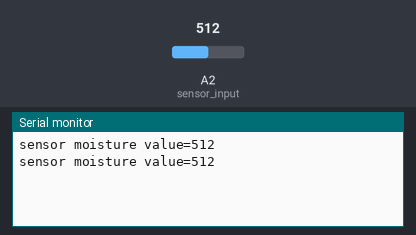
Bench run of a sketch on a simulated Arduino Uno, built with avr-gcc and run on an emulated ATmega328P. Shown: the last lines printed to the serial monitor. Inputs (shaded band) come from the test bench; at power-on: A2 (sensor_input) = 512.

Above: at 1.8 s.
1.9 s: A2 (sensor_input) set to 716
At 2.8 s:
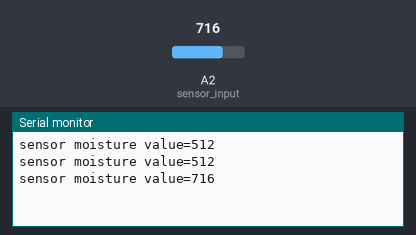
3.4 s: A2 (sensor_input) set to 900
At 4.8 s:
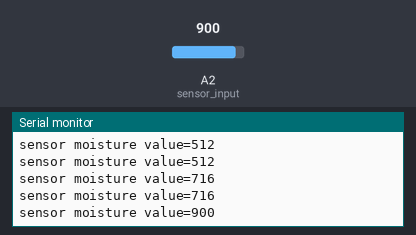
Timing chart, 0 to 6.4 s (numbered marks = the images above; inputs shaded):
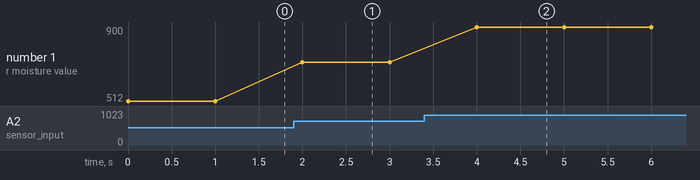

Measured:
- after the input at 1.9 s, the serial monitor: prints a new line after 0.10 s (image 1)
- after the input at 3.4 s, the serial monitor: prints a new line after 0.60 s (image 2)
- plotted number 1: 512 → 716 after the input at 1.9 s, 716 → 900 after the input at 3.4 s

The sketch:

soil_moisture_sensor_with_analog_mode.ino
```cpp
// (licence header left out)
const int sensor_input=A2;// Connect sensor at analog pin A2

int sensor_value; // variable to store sensor value

void setup()
{
  Serial.begin(9600);// Initalize serial communication
}

void loop()
{
  sensor_value=analogRead(sensor_input);//Read sensor data
  Serial.print("sensor moisture value="); // Print information on serial monitor
  Serial.println(sensor_value); // Display sensor value

  delay(1000); //delay

}
```
